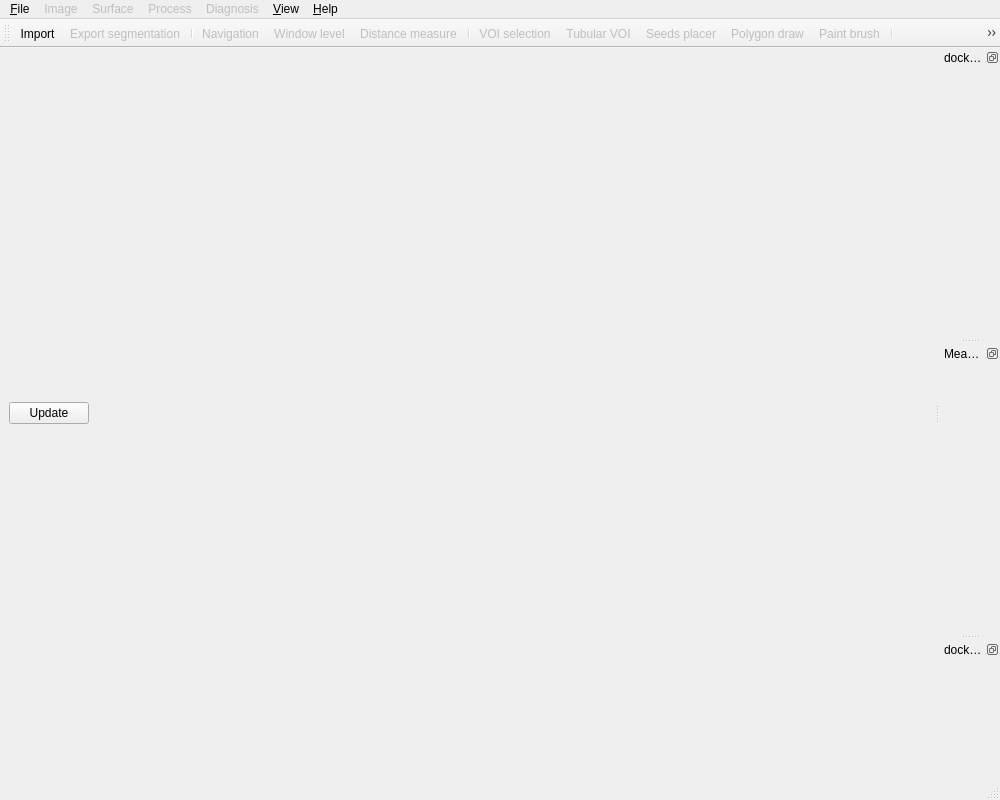
<?xml version="1.0" encoding="UTF-8"?>
<ui version="4.0">
 <class>MainWindow</class>
 <widget class="QMainWindow" name="MainWindow">
  <property name="windowModality">
   <enum>Qt::WindowModal</enum>
  </property>
  <property name="enabled">
   <bool>true</bool>
  </property>
  <property name="geometry">
   <rect>
    <x>0</x>
    <y>0</y>
    <width>1000</width>
    <height>800</height>
   </rect>
  </property>
  <property name="sizePolicy">
   <sizepolicy hsizetype="Preferred" vsizetype="Preferred">
    <horstretch>0</horstretch>
    <verstretch>0</verstretch>
   </sizepolicy>
  </property>
  <property name="acceptDrops">
   <bool>true</bool>
  </property>
  <property name="windowTitle">
   <string>MainWindow</string>
  </property>
  <property name="windowIcon">
   <iconset resource="../Main/resources/IADE_Analyzer.qrc">
    <normaloff>:/icons/IADE_Analyzer ICON.png</normaloff>:/icons/IADE_Analyzer ICON.png</iconset>
  </property>
  <property name="dockOptions">
   <set>QMainWindow::AllowNestedDocks|QMainWindow::AllowTabbedDocks|QMainWindow::AnimatedDocks|QMainWindow::ForceTabbedDocks|QMainWindow::VerticalTabs</set>
  </property>
  <widget class="QWidget" name="centralwidget">
   <property name="enabled">
    <bool>true</bool>
   </property>
   <property name="sizePolicy">
    <sizepolicy hsizetype="Expanding" vsizetype="Expanding">
     <horstretch>0</horstretch>
     <verstretch>0</verstretch>
    </sizepolicy>
   </property>
   <property name="layoutDirection">
    <enum>Qt::LeftToRight</enum>
   </property>
   <layout class="QVBoxLayout" name="verticalLayoutCentralWidget">
    <item>
     <layout class="QHBoxLayout" name="horizontalLayout">
      <item>
       <widget class="QPushButton" name="updateBtn">
        <property name="enabled">
         <bool>true</bool>
        </property>
        <property name="minimumSize">
         <size>
          <width>0</width>
          <height>0</height>
         </size>
        </property>
        <property name="text">
         <string>Update</string>
        </property>
       </widget>
      </item>
      <item>
       <widget class="QScrollArea" name="sliceScrollArea">
        <property name="sizePolicy">
         <sizepolicy hsizetype="Expanding" vsizetype="Fixed">
          <horstretch>0</horstretch>
          <verstretch>0</verstretch>
         </sizepolicy>
        </property>
        <property name="minimumSize">
         <size>
          <width>0</width>
          <height>0</height>
         </size>
        </property>
        <property name="frameShape">
         <enum>QFrame::NoFrame</enum>
        </property>
        <property name="verticalScrollBarPolicy">
         <enum>Qt::ScrollBarAlwaysOff</enum>
        </property>
        <property name="horizontalScrollBarPolicy">
         <enum>Qt::ScrollBarAlwaysOff</enum>
        </property>
        <property name="sizeAdjustPolicy">
         <enum>QAbstractScrollArea::AdjustToContents</enum>
        </property>
        <property name="widgetResizable">
         <bool>true</bool>
        </property>
        <widget class="QWidget" name="scrollAreaWidgetContents_2">
         <property name="geometry">
          <rect>
           <x>0</x>
           <y>0</y>
           <width>835</width>
           <height>69</height>
          </rect>
         </property>
        </widget>
       </widget>
      </item>
     </layout>
    </item>
   </layout>
  </widget>
  <widget class="QMenuBar" name="menuBar">
   <property name="enabled">
    <bool>true</bool>
   </property>
   <property name="geometry">
    <rect>
     <x>0</x>
     <y>0</y>
     <width>1000</width>
     <height>21</height>
    </rect>
   </property>
   <widget class="QMenu" name="menuFile">
    <property name="title">
     <string>&amp;File</string>
    </property>
    <widget class="QMenu" name="menuRecentImage">
     <property name="title">
      <string>Recent Image</string>
     </property>
    </widget>
    <addaction name="actionImport"/>
    <addaction name="actionImport_images"/>
    <addaction name="menuRecentImage"/>
    <addaction name="actionNew_segmentation"/>
    <addaction name="actionImport_segmentation"/>
    <addaction name="actionExport_segmentation"/>
    <addaction name="actionExport_curved_images"/>
    <addaction name="actionExport_Report"/>
    <addaction name="actionExport_CSV"/>
    <addaction name="actionExit"/>
   </widget>
   <widget class="QMenu" name="menuHelp">
    <property name="title">
     <string>&amp;Help</string>
    </property>
    <addaction name="actionAbout"/>
   </widget>
   <widget class="QMenu" name="menuView">
    <property name="enabled">
     <bool>true</bool>
    </property>
    <property name="title">
     <string>&amp;View</string>
    </property>
    <widget class="QMenu" name="menuDisplay">
     <property name="enabled">
      <bool>true</bool>
     </property>
     <property name="title">
      <string>Display</string>
     </property>
     <addaction name="actionImage1"/>
     <addaction name="actionImage2"/>
     <addaction name="actionImage3"/>
     <addaction name="actionImage4"/>
     <addaction name="actionFourViews"/>
    </widget>
    <widget class="QMenu" name="menuOrientation">
     <property name="title">
      <string>View Mode</string>
     </property>
     <addaction name="actionMulti_planar_view"/>
     <addaction name="actionAll_axial_view"/>
     <addaction name="actionCurved_view"/>
     <addaction name="actionMIP"/>
    </widget>
    <addaction name="menuDisplay"/>
    <addaction name="menuOrientation"/>
   </widget>
   <widget class="QMenu" name="menuProcess">
    <property name="enabled">
     <bool>false</bool>
    </property>
    <property name="title">
     <string>Process</string>
    </property>
    <addaction name="actionUpdate_curved_images"/>
   </widget>
   <widget class="QMenu" name="menuImage">
    <property name="enabled">
     <bool>false</bool>
    </property>
    <property name="title">
     <string>Image</string>
    </property>
    <addaction name="actionTesting"/>
    <addaction name="actionNavigation"/>
    <addaction name="actionWindow_level"/>
    <addaction name="actionWindow_level_threshold"/>
    <addaction name="actionThreshold"/>
    <addaction name="acitonVOI_selection"/>
    <addaction name="actionTubular_VOI"/>
    <addaction name="actionPaint_brush"/>
    <addaction name="actionPolygon_draw"/>
    <addaction name="actionPolygon_draw_series"/>
    <addaction name="actionVessel_segmentation"/>
    <addaction name="actionMaximum_wall_thickness"/>
    <addaction name="actionDistance_measure"/>
    <addaction name="actionSeeds_placer"/>
    <addaction name="actionVBD_Smoker_seed"/>
   </widget>
   <widget class="QMenu" name="menuDiagnosis">
    <property name="enabled">
     <bool>false</bool>
    </property>
    <property name="title">
     <string>Diagnosis</string>
    </property>
    <widget class="QMenu" name="menuVBD_diagnosis">
     <property name="title">
      <string>VBD diagnosis</string>
     </property>
     <addaction name="actionSmoker_standard"/>
     <addaction name="actionUbogu_standard"/>
    </widget>
    <addaction name="actionICDA_standard"/>
    <addaction name="menuVBD_diagnosis"/>
   </widget>
   <widget class="QMenu" name="menuSurface">
    <property name="enabled">
     <bool>false</bool>
    </property>
    <property name="title">
     <string>Surface</string>
    </property>
    <addaction name="actionTraceball_camera"/>
    <addaction name="actionCenter_line"/>
    <addaction name="actionWay_point_centerline"/>
    <addaction name="actionFind_maximum_radius"/>
    <addaction name="actionICDA_diameter"/>
    <addaction name="actionVBD_Smoker_BA_diameter"/>
    <addaction name="actionVBD_ubogu_measure"/>
    <addaction name="actionPerpendicular_measurement"/>
    <addaction name="actionStenosis"/>
    <addaction name="actionCurved_navigation"/>
   </widget>
   <addaction name="menuFile"/>
   <addaction name="menuImage"/>
   <addaction name="menuSurface"/>
   <addaction name="menuProcess"/>
   <addaction name="menuDiagnosis"/>
   <addaction name="menuView"/>
   <addaction name="menuHelp"/>
  </widget>
  <widget class="QStatusBar" name="statusBar"/>
  <widget class="QToolBar" name="ActionToolBar">
   <property name="enabled">
    <bool>true</bool>
   </property>
   <property name="windowTitle">
    <string>toolBar</string>
   </property>
   <property name="iconSize">
    <size>
     <width>30</width>
     <height>30</height>
    </size>
   </property>
   <attribute name="toolBarArea">
    <enum>TopToolBarArea</enum>
   </attribute>
   <attribute name="toolBarBreak">
    <bool>false</bool>
   </attribute>
   <addaction name="actionImport"/>
   <addaction name="actionExport_segmentation"/>
   <addaction name="separator"/>
   <addaction name="actionNavigation"/>
   <addaction name="actionWindow_level"/>
   <addaction name="actionDistance_measure"/>
   <addaction name="separator"/>
   <addaction name="acitonVOI_selection"/>
   <addaction name="actionTubular_VOI"/>
   <addaction name="actionSeeds_placer"/>
   <addaction name="actionPolygon_draw"/>
   <addaction name="actionPaint_brush"/>
   <addaction name="separator"/>
   <addaction name="actionMulti_planar_view"/>
   <addaction name="actionAll_axial_view"/>
   <addaction name="actionCurved_view"/>
   <addaction name="actionMIP"/>
  </widget>
  <widget class="QDockWidget" name="dockWidget2D">
   <property name="sizePolicy">
    <sizepolicy hsizetype="Minimum" vsizetype="Preferred">
     <horstretch>0</horstretch>
     <verstretch>0</verstretch>
    </sizepolicy>
   </property>
   <property name="minimumSize">
    <size>
     <width>60</width>
     <height>40</height>
    </size>
   </property>
   <property name="maximumSize">
    <size>
     <width>524287</width>
     <height>524287</height>
    </size>
   </property>
   <property name="features">
    <set>QDockWidget::DockWidgetFloatable|QDockWidget::DockWidgetMovable</set>
   </property>
   <property name="windowTitle">
    <string>dockWidget2D</string>
   </property>
   <attribute name="dockWidgetArea">
    <number>2</number>
   </attribute>
   <widget class="QWidget" name="dockWidgetContents">
    <layout class="QVBoxLayout" name="verticalLayout_4"/>
   </widget>
  </widget>
  <widget class="QDockWidget" name="dockWidgetMeasurement">
   <property name="sizePolicy">
    <sizepolicy hsizetype="Minimum" vsizetype="Preferred">
     <horstretch>0</horstretch>
     <verstretch>0</verstretch>
    </sizepolicy>
   </property>
   <property name="minimumSize">
    <size>
     <width>60</width>
     <height>40</height>
    </size>
   </property>
   <property name="maximumSize">
    <size>
     <width>524287</width>
     <height>524287</height>
    </size>
   </property>
   <property name="features">
    <set>QDockWidget::DockWidgetFloatable|QDockWidget::DockWidgetMovable</set>
   </property>
   <property name="windowTitle">
    <string>Measurement</string>
   </property>
   <attribute name="dockWidgetArea">
    <number>2</number>
   </attribute>
   <widget class="QWidget" name="dockWidgetContents_2">
    <layout class="QVBoxLayout" name="verticalLayout"/>
   </widget>
  </widget>
  <widget class="QDockWidget" name="dockWidget3D">
   <property name="features">
    <set>QDockWidget::DockWidgetFloatable|QDockWidget::DockWidgetMovable</set>
   </property>
   <property name="windowTitle">
    <string>dockWidget3D</string>
   </property>
   <attribute name="dockWidgetArea">
    <number>2</number>
   </attribute>
   <widget class="QWidget" name="dockWidgetContents_3"/>
  </widget>
  <action name="actionImport">
   <property name="icon">
    <iconset resource="../Main/resources/IADE_Analyzer.qrc">
     <normaloff>:/icons/OpenImage.png</normaloff>:/icons/OpenImage.png</iconset>
   </property>
   <property name="text">
    <string>Import</string>
   </property>
   <property name="toolTip">
    <string>Import</string>
   </property>
  </action>
  <action name="actionExit">
   <property name="text">
    <string>&amp;Exit</string>
   </property>
  </action>
  <action name="actionExport_segmentation">
   <property name="enabled">
    <bool>false</bool>
   </property>
   <property name="icon">
    <iconset resource="../Main/resources/IADE_Analyzer.qrc">
     <normaloff>:/icons/Save.png</normaloff>:/icons/Save.png</iconset>
   </property>
   <property name="text">
    <string>Export segmentation</string>
   </property>
   <property name="toolTip">
    <string>Export segmentation</string>
   </property>
  </action>
  <action name="actionAbout">
   <property name="text">
    <string>&amp;About</string>
   </property>
  </action>
  <action name="actionHelp">
   <property name="text">
    <string>&amp;Help</string>
   </property>
   <property name="toolTip">
    <string>Help</string>
   </property>
  </action>
  <action name="actionDistance_measure">
   <property name="checkable">
    <bool>true</bool>
   </property>
   <property name="enabled">
    <bool>false</bool>
   </property>
   <property name="icon">
    <iconset resource="../Main/resources/IADE_Analyzer.qrc">
     <normaloff>:/icons/Ruler.png</normaloff>:/icons/Ruler.png</iconset>
   </property>
   <property name="text">
    <string>Distance measure</string>
   </property>
   <property name="toolTip">
    <string>Distance measure</string>
   </property>
  </action>
  <action name="actionWindow_level">
   <property name="checkable">
    <bool>true</bool>
   </property>
   <property name="checked">
    <bool>false</bool>
   </property>
   <property name="enabled">
    <bool>false</bool>
   </property>
   <property name="icon">
    <iconset resource="../Main/resources/IADE_Analyzer.qrc">
     <normaloff>:/icons/WindowLevel.png</normaloff>:/icons/WindowLevel.png</iconset>
   </property>
   <property name="text">
    <string>Window level</string>
   </property>
   <property name="toolTip">
    <string>Window level</string>
   </property>
  </action>
  <action name="actionNavigation">
   <property name="checkable">
    <bool>true</bool>
   </property>
   <property name="checked">
    <bool>false</bool>
   </property>
   <property name="enabled">
    <bool>false</bool>
   </property>
   <property name="icon">
    <iconset resource="../Main/resources/IADE_Analyzer.qrc">
     <normaloff>:/icons/Navigation.png</normaloff>:/icons/Navigation.png</iconset>
   </property>
   <property name="text">
    <string>&amp;Navigation</string>
   </property>
  </action>
  <action name="actionFourViews">
   <property name="checkable">
    <bool>true</bool>
   </property>
   <property name="checked">
    <bool>true</bool>
   </property>
   <property name="icon">
    <iconset resource="../Main/resources/IADE_Analyzer.qrc">
     <normaloff>:/icons/LayoutFourViews.png</normaloff>:/icons/LayoutFourViews.png</iconset>
   </property>
   <property name="text">
    <string/>
   </property>
   <property name="toolTip">
    <string/>
   </property>
  </action>
  <action name="actionInformation">
   <property name="text">
    <string>Information</string>
   </property>
  </action>
  <action name="actionAddOverlay">
   <property name="text">
    <string>Add Overlay</string>
   </property>
  </action>
  <action name="actionRemoveOverlay">
   <property name="text">
    <string>Remove Overlay</string>
   </property>
  </action>
  <action name="actionOverlayVisible">
   <property name="checkable">
    <bool>true</bool>
   </property>
   <property name="text">
    <string>Visible</string>
   </property>
  </action>
  <action name="actionIncreaseOverlayOpacity">
   <property name="text">
    <string>Increase Opacity</string>
   </property>
  </action>
  <action name="actionDecreaseOverlayOpacity">
   <property name="text">
    <string>Decrease Opacity</string>
   </property>
  </action>
  <action name="actionPolygon_draw">
   <property name="checkable">
    <bool>true</bool>
   </property>
   <property name="checked">
    <bool>false</bool>
   </property>
   <property name="enabled">
    <bool>false</bool>
   </property>
   <property name="icon">
    <iconset resource="../Main/resources/IADE_Analyzer.qrc">
     <normaloff>:/icons/contour.png</normaloff>:/icons/contour.png</iconset>
   </property>
   <property name="text">
    <string>Polygon draw</string>
   </property>
   <property name="toolTip">
    <string>Polygon draw</string>
   </property>
  </action>
  <action name="actionCloseImage">
   <property name="icon">
    <iconset>
     <normaloff>:/icons/close.png</normaloff>:/icons/close.png</iconset>
   </property>
   <property name="text">
    <string>Close Image</string>
   </property>
   <property name="font">
    <font/>
   </property>
  </action>
  <action name="actionImage1">
   <property name="checkable">
    <bool>true</bool>
   </property>
   <property name="checked">
    <bool>false</bool>
   </property>
   <property name="enabled">
    <bool>true</bool>
   </property>
   <property name="icon">
    <iconset resource="../Main/resources/IADE_Analyzer.qrc">
     <normaloff>:/icons/UpperRightView.png</normaloff>:/icons/UpperRightView.png</iconset>
   </property>
   <property name="text">
    <string/>
   </property>
   <property name="toolTip">
    <string/>
   </property>
   <property name="visible">
    <bool>true</bool>
   </property>
   <property name="iconVisibleInMenu">
    <bool>true</bool>
   </property>
  </action>
  <action name="actionImage2">
   <property name="checkable">
    <bool>true</bool>
   </property>
   <property name="icon">
    <iconset resource="../Main/resources/IADE_Analyzer.qrc">
     <normaloff>:/icons/LowerRightView.png</normaloff>:/icons/LowerRightView.png</iconset>
   </property>
   <property name="text">
    <string/>
   </property>
   <property name="toolTip">
    <string/>
   </property>
  </action>
  <action name="actionImage3">
   <property name="checkable">
    <bool>true</bool>
   </property>
   <property name="icon">
    <iconset resource="../Main/resources/IADE_Analyzer.qrc">
     <normaloff>:/icons/UpperLeftView.png</normaloff>:/icons/UpperLeftView.png</iconset>
   </property>
   <property name="text">
    <string/>
   </property>
   <property name="toolTip">
    <string/>
   </property>
  </action>
  <action name="actionImage4">
   <property name="checkable">
    <bool>true</bool>
   </property>
   <property name="icon">
    <iconset resource="../Main/resources/IADE_Analyzer.qrc">
     <normaloff>:/icons/LowerLeftView.png</normaloff>:/icons/LowerLeftView.png</iconset>
   </property>
   <property name="text">
    <string/>
   </property>
   <property name="toolTip">
    <string/>
   </property>
  </action>
  <action name="actionSagittal">
   <property name="checkable">
    <bool>true</bool>
   </property>
   <property name="icon">
    <iconset resource="../Main/resources/IADE_Analyzer.qrc">
     <normaloff>:/icons/dl_sagittal.png</normaloff>:/icons/dl_sagittal.png</iconset>
   </property>
   <property name="text">
    <string>All Sagittal View</string>
   </property>
   <property name="font">
    <font/>
   </property>
   <property name="visible">
    <bool>true</bool>
   </property>
   <property name="iconVisibleInMenu">
    <bool>true</bool>
   </property>
  </action>
  <action name="actionCoronal">
   <property name="checkable">
    <bool>true</bool>
   </property>
   <property name="icon">
    <iconset resource="../Main/resources/IADE_Analyzer.qrc">
     <normaloff>:/icons/dl_coronal.png</normaloff>:/icons/dl_coronal.png</iconset>
   </property>
   <property name="text">
    <string>All Coronal View</string>
   </property>
  </action>
  <action name="actionAll_axial_view">
   <property name="checkable">
    <bool>true</bool>
   </property>
   <property name="enabled">
    <bool>false</bool>
   </property>
   <property name="icon">
    <iconset resource="../Main/resources/IADE_Analyzer.qrc">
     <normaloff>:/icons/dl_axial copy.png</normaloff>:/icons/dl_axial copy.png</iconset>
   </property>
   <property name="text">
    <string>All axial view</string>
   </property>
   <property name="toolTip">
    <string>All axial view</string>
   </property>
  </action>
  <action name="actionRemoveContour">
   <property name="icon">
    <iconset resource="../Main/resources/IADE_Analyzer.qrc">
     <normaloff>:/icons/magicdrawdelete.png</normaloff>:/icons/magicdrawdelete.png</iconset>
   </property>
   <property name="text">
    <string>Remove</string>
   </property>
  </action>
  <action name="acitonVOI_selection">
   <property name="checkable">
    <bool>true</bool>
   </property>
   <property name="enabled">
    <bool>false</bool>
   </property>
   <property name="icon">
    <iconset resource="../Main/resources/IADE_Analyzer.qrc">
     <normaloff>:/icons/roi.png</normaloff>:/icons/roi.png</iconset>
   </property>
   <property name="text">
    <string>VOI selection</string>
   </property>
   <property name="toolTip">
    <string>VOI selection</string>
   </property>
  </action>
  <action name="actionStatistics">
   <property name="text">
    <string>Statistics</string>
   </property>
  </action>
  <action name="actionPaint_brush">
   <property name="checkable">
    <bool>true</bool>
   </property>
   <property name="enabled">
    <bool>false</bool>
   </property>
   <property name="icon">
    <iconset resource="../Main/resources/IADE_Analyzer.qrc">
     <normaloff>:/icons/Draw.png</normaloff>:/icons/Draw.png</iconset>
   </property>
   <property name="text">
    <string>Paint brush</string>
   </property>
   <property name="toolTip">
    <string>Paint brush</string>
   </property>
  </action>
  <action name="actionMulti_planar_view">
   <property name="checkable">
    <bool>true</bool>
   </property>
   <property name="enabled">
    <bool>false</bool>
   </property>
   <property name="icon">
    <iconset resource="../Main/resources/IADE_Analyzer.qrc">
     <normaloff>:/icons/LayoutMultiPlanar.png</normaloff>:/icons/LayoutMultiPlanar.png</iconset>
   </property>
   <property name="text">
    <string>Multi-planar view</string>
   </property>
   <property name="toolTip">
    <string>Multi-planar view</string>
   </property>
  </action>
  <action name="actionImport_segmentation">
   <property name="enabled">
    <bool>false</bool>
   </property>
   <property name="text">
    <string>Import segmentation</string>
   </property>
   <property name="toolTip">
    <string>Import segmentation</string>
   </property>
  </action>
  <action name="actionCenterlineAlgorithm">
   <property name="text">
    <string>Centerline Algorithm</string>
   </property>
  </action>
  <action name="actionSeeds_placer">
   <property name="checkable">
    <bool>true</bool>
   </property>
   <property name="enabled">
    <bool>false</bool>
   </property>
   <property name="icon">
    <iconset resource="../Main/resources/IADE_Analyzer.qrc">
     <normaloff>:/icons/plant-a-tree.png</normaloff>:/icons/plant-a-tree.png</iconset>
   </property>
   <property name="text">
    <string>Seeds placer</string>
   </property>
   <property name="toolTip">
    <string>Seeds placer</string>
   </property>
  </action>
  <action name="actionOpenContour">
   <property name="text">
    <string>Open Contour</string>
   </property>
  </action>
  <action name="actionSaveContour">
   <property name="text">
    <string>Save Contour</string>
   </property>
  </action>
  <action name="actionImport_images">
   <property name="text">
    <string>Import images</string>
   </property>
   <property name="toolTip">
    <string>Import images</string>
   </property>
  </action>
  <action name="actionImport_T2">
   <property name="text">
    <string>Import T2</string>
   </property>
  </action>
  <action name="actionImport_MRA">
   <property name="text">
    <string>Import MRA</string>
   </property>
  </action>
  <action name="actionExport_T2">
   <property name="text">
    <string>Export T2</string>
   </property>
  </action>
  <action name="actionExport_MRA">
   <property name="text">
    <string>Export MRA</string>
   </property>
  </action>
  <action name="actionExport_Report">
   <property name="enabled">
    <bool>false</bool>
   </property>
   <property name="text">
    <string>Export Report</string>
   </property>
  </action>
  <action name="actionICDA_standard">
   <property name="checkable">
    <bool>true</bool>
   </property>
   <property name="text">
    <string>ICDA standard</string>
   </property>
  </action>
  <action name="actionSmoker_standard">
   <property name="checkable">
    <bool>true</bool>
   </property>
   <property name="icon">
    <iconset resource="../Main/resources/IADE_Analyzer.qrc">
     <normaloff>:/icons/cigarette-with-smoke.png</normaloff>:/icons/cigarette-with-smoke.png</iconset>
   </property>
   <property name="text">
    <string>Smoker standard</string>
   </property>
  </action>
  <action name="actionVBD_Smoker_seed">
   <property name="checkable">
    <bool>true</bool>
   </property>
   <property name="text">
    <string>VBD Smoker seed</string>
   </property>
   <property name="toolTip">
    <string>VBD Smoker seed</string>
   </property>
  </action>
  <action name="actionNew_segmentation">
   <property name="enabled">
    <bool>false</bool>
   </property>
   <property name="text">
    <string>New segmentation</string>
   </property>
   <property name="toolTip">
    <string>New segmentation</string>
   </property>
  </action>
  <action name="actionTraceball_camera">
   <property name="checkable">
    <bool>true</bool>
   </property>
   <property name="checked">
    <bool>false</bool>
   </property>
   <property name="text">
    <string>Traceball camera</string>
   </property>
   <property name="toolTip">
    <string>Traceball camera</string>
   </property>
  </action>
  <action name="actionCenter_line">
   <property name="checkable">
    <bool>true</bool>
   </property>
   <property name="text">
    <string>Center line</string>
   </property>
   <property name="toolTip">
    <string>Center line</string>
   </property>
  </action>
  <action name="actionTesting">
   <property name="checkable">
    <bool>true</bool>
   </property>
   <property name="text">
    <string>Trackball camera</string>
   </property>
   <property name="toolTip">
    <string>Trackball camera</string>
   </property>
  </action>
  <action name="actionFind_maximum_radius">
   <property name="checkable">
    <bool>true</bool>
   </property>
   <property name="text">
    <string>Find maximum radius</string>
   </property>
   <property name="toolTip">
    <string>Find maximum radius</string>
   </property>
  </action>
  <action name="actionPerpendicular_measurement">
   <property name="checkable">
    <bool>true</bool>
   </property>
   <property name="text">
    <string>Perpendicular measurement</string>
   </property>
   <property name="toolTip">
    <string>Perpendicular measurement</string>
   </property>
  </action>
  <action name="actionCurved_view">
   <property name="checkable">
    <bool>true</bool>
   </property>
   <property name="enabled">
    <bool>false</bool>
   </property>
   <property name="icon">
    <iconset resource="../Main/resources/IADE_Analyzer.qrc">
     <normaloff>:/icons/curved-arrow.png</normaloff>:/icons/curved-arrow.png</iconset>
   </property>
   <property name="text">
    <string>Curved view</string>
   </property>
   <property name="toolTip">
    <string>Curved view</string>
   </property>
  </action>
  <action name="actionCurved_navigation">
   <property name="checkable">
    <bool>true</bool>
   </property>
   <property name="text">
    <string>Curved navigation</string>
   </property>
   <property name="toolTip">
    <string>Curved navigation</string>
   </property>
  </action>
  <action name="actionUpdate_curved_images">
   <property name="text">
    <string>Update curved images</string>
   </property>
   <property name="toolTip">
    <string>Update curved images</string>
   </property>
  </action>
  <action name="actionTubular_VOI">
   <property name="checkable">
    <bool>true</bool>
   </property>
   <property name="enabled">
    <bool>false</bool>
   </property>
   <property name="icon">
    <iconset resource="../Main/resources/IADE_Analyzer.qrc">
     <normaloff>:/icons/aami10-90-512.png</normaloff>:/icons/aami10-90-512.png</iconset>
   </property>
   <property name="text">
    <string>Tubular VOI</string>
   </property>
   <property name="toolTip">
    <string>Tubular VOI</string>
   </property>
  </action>
  <action name="actionWay_point_centerline">
   <property name="checkable">
    <bool>true</bool>
   </property>
   <property name="text">
    <string>Way point centerline</string>
   </property>
   <property name="toolTip">
    <string>Way point centerline</string>
   </property>
  </action>
  <action name="actionMaximum_wall_thickness">
   <property name="checkable">
    <bool>true</bool>
   </property>
   <property name="icon">
    <iconset resource="../Main/resources/IADE_Analyzer.qrc">
     <normaloff>:/icons/Ruler.png</normaloff>:/icons/Ruler.png</iconset>
   </property>
   <property name="text">
    <string>Maximum wall thickness</string>
   </property>
   <property name="toolTip">
    <string>Maximum wall thickness</string>
   </property>
  </action>
  <action name="actionWindow_level_threshold">
   <property name="checkable">
    <bool>true</bool>
   </property>
   <property name="icon">
    <iconset resource="../Main/resources/IADE_Analyzer.qrc">
     <normaloff>:/icons/WindowLevel.png</normaloff>:/icons/WindowLevel.png</iconset>
   </property>
   <property name="text">
    <string>Window level threshold</string>
   </property>
   <property name="toolTip">
    <string>Window level threshold</string>
   </property>
  </action>
  <action name="actionThreshold">
   <property name="checkable">
    <bool>true</bool>
   </property>
   <property name="icon">
    <iconset resource="../Main/resources/IADE_Analyzer.qrc">
     <normaloff>:/icons/business-down-bars-graphic.png</normaloff>:/icons/business-down-bars-graphic.png</iconset>
   </property>
   <property name="text">
    <string>Threshold</string>
   </property>
   <property name="toolTip">
    <string>Threshold</string>
   </property>
  </action>
  <action name="actionPolygon_draw_series">
   <property name="checkable">
    <bool>true</bool>
   </property>
   <property name="icon">
    <iconset resource="../Main/resources/IADE_Analyzer.qrc">
     <normaloff>:/icons/177503-200.png</normaloff>:/icons/177503-200.png</iconset>
   </property>
   <property name="text">
    <string>Polygon draw series</string>
   </property>
   <property name="toolTip">
    <string>Polygon draw series</string>
   </property>
  </action>
  <action name="actionVessel_segmentation">
   <property name="checkable">
    <bool>true</bool>
   </property>
   <property name="icon">
    <iconset resource="../Main/resources/IADE_Analyzer.qrc">
     <normaloff>:/icons/177503-200.png</normaloff>:/icons/177503-200.png</iconset>
   </property>
   <property name="text">
    <string>Vessel segmentation</string>
   </property>
   <property name="toolTip">
    <string>Vessel segmentation</string>
   </property>
  </action>
  <action name="actionStenosis">
   <property name="checkable">
    <bool>true</bool>
   </property>
   <property name="text">
    <string>Stenosis</string>
   </property>
   <property name="toolTip">
    <string>Stenosis</string>
   </property>
  </action>
  <action name="actionUbogu_standard">
   <property name="checkable">
    <bool>true</bool>
   </property>
   <property name="text">
    <string>Ubogu standard</string>
   </property>
   <property name="toolTip">
    <string>Ubogu standard</string>
   </property>
  </action>
  <action name="actionICDA_diameter">
   <property name="checkable">
    <bool>true</bool>
   </property>
   <property name="text">
    <string>ICDA diameter</string>
   </property>
   <property name="toolTip">
    <string>ICDA diameter</string>
   </property>
  </action>
  <action name="actionVBD_Smoker_BA_diameter">
   <property name="checkable">
    <bool>true</bool>
   </property>
   <property name="text">
    <string>VBD Smoker BA diameter</string>
   </property>
   <property name="toolTip">
    <string>VBD Smoker BA diameter</string>
   </property>
  </action>
  <action name="actionVBD_ubogu_measure">
   <property name="checkable">
    <bool>true</bool>
   </property>
   <property name="text">
    <string>VBD ubogu measure</string>
   </property>
   <property name="toolTip">
    <string>VBD ubogu measure</string>
   </property>
  </action>
  <action name="actionExport_CSV">
   <property name="enabled">
    <bool>false</bool>
   </property>
   <property name="text">
    <string>Export CSV</string>
   </property>
   <property name="toolTip">
    <string>Export CSV</string>
   </property>
  </action>
  <action name="actionExport_curved_images">
   <property name="enabled">
    <bool>false</bool>
   </property>
   <property name="text">
    <string>Export curved images</string>
   </property>
   <property name="toolTip">
    <string>Export curved images</string>
   </property>
  </action>
  <action name="actionMIP">
   <property name="checkable">
    <bool>true</bool>
   </property>
   <property name="enabled">
    <bool>false</bool>
   </property>
   <property name="text">
    <string>MIP</string>
   </property>
   <property name="toolTip">
    <string>MIP</string>
   </property>
  </action>
 </widget>
 <resources>
  <include location="../Main/resources/IADE_Analyzer.qrc"/>
 </resources>
 <connections/>
</ui>
